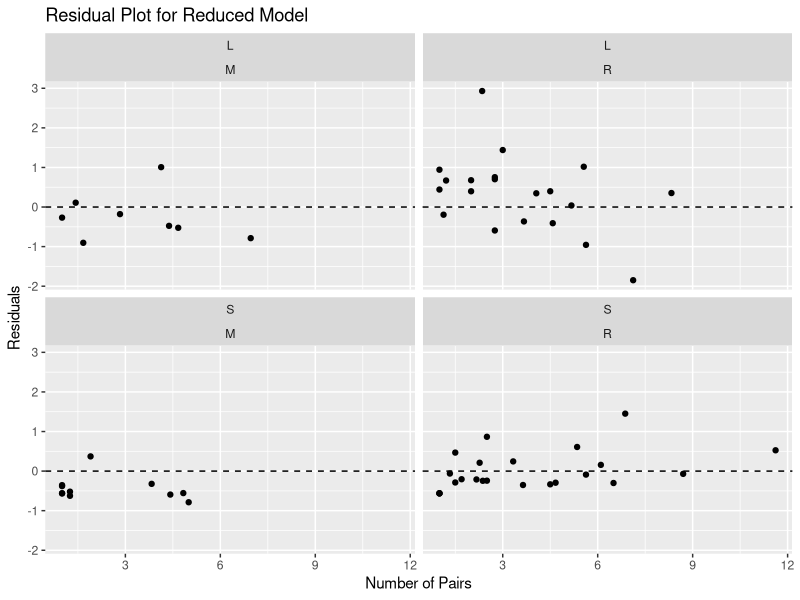
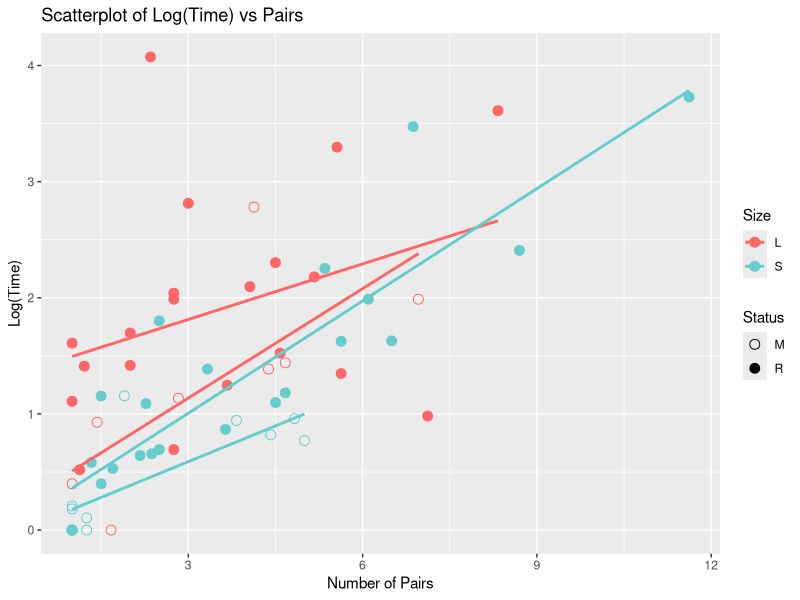

Write R code to recreate these figures, in order.
#Based on our findings from the previous tasks, we can create a reduced model by using the log transformation for the response variable and including only the significant interaction term between Pairs and Size. Therefore, the reduced model would be:

library(ggplot2)

#load the dataset
data <- read.csv("data.csv")

reduced_model <- lm(log(Time) ~ Pairs:Size, data = data)

print(summary(reduced_model)$r.squared)

# Create scatterplot with regression line
scatterplot <- ggplot(data, aes(x = Pairs, y = log(Time), color = factor(Size), shape = factor(Status))) +
  geom_point(size = 3) +
  stat_smooth(method = "lm", formula = y ~ x, se = FALSE) +
  xlab("Number of Pairs") +
  ylab("Log(Time)") +
  ggtitle("Scatterplot of Log(Time) vs Pairs") +
  scale_color_manual(values = c("#FF6666", "#66CCCC"), name = "Size") +
  scale_shape_manual(values = c(1, 19), name = "Status")

#print(scatterplot)

residual_plot <- ggplot(data, aes(x = Pairs, y = resid(reduced_model))) +
  geom_point() +
  facet_wrap(~ Size + Status, nrow = 2) +
  geom_hline(yintercept = 0, linetype = "dashed") +
  xlab("Number of Pairs") +
  ylab("Residuals") +
  ggtitle("Residual Plot for Reduced Model")

#print(residual_plot)
#This model takes into account the interaction between Pairs and Size, which was found to be significant in Task 4, and uses the log transformation for the response variable, which was found to be the best transformation in Task 3.